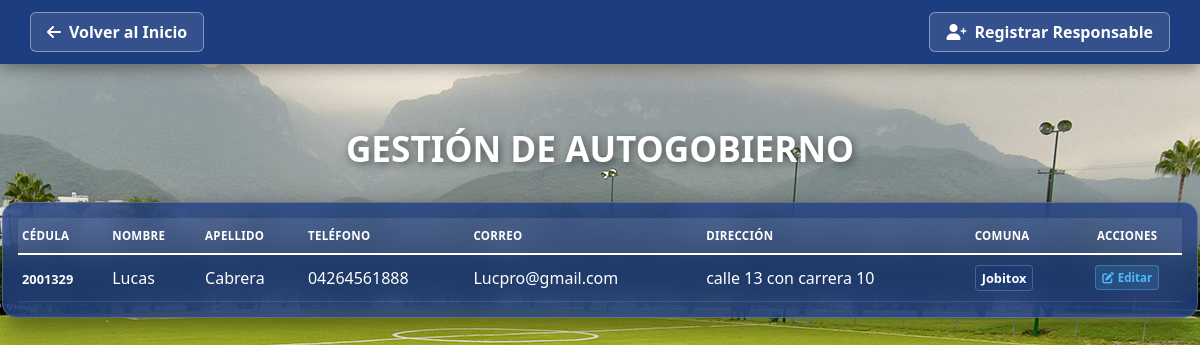
The page /vista/ver_autogobierno.php (signed in) on the database as committed earlier.
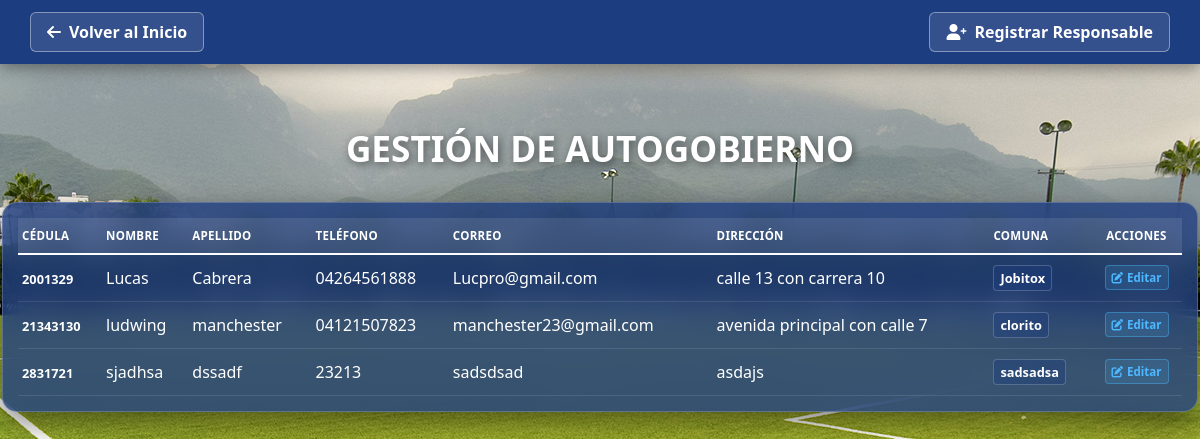
The same page on the database as committed later.
### tables this page shows
CREATE TABLE `autogobierno` (
  `id` int(11) NOT NULL,
  `nombre` varchar(100) NOT NULL,
  `apellido` varchar(100) NOT NULL,
  `cedula` varchar(20) NOT NULL,
  `telefono` varchar(20) NOT NULL,
  `correo` varchar(150) NOT NULL,
  `comuna` varchar(150) NOT NULL,
  `direccion` text NOT NULL
);

### controlador/controlador_autogobierno.php (called while the page is built, shortened)
<?php
require_once 'conexion.php';
$limite = 10;
$pagina = isset($_GET['pagina']) ? (int)$_GET['pagina'] : 1;
$inicio = ($pagina - 1) * $limite;
$query = "SELECT id, nombre, apellido, cedula, telefono, correo, direccion, comuna
          FROM autogobierno
          ORDER BY nombre ASC, apellido ASC
          LIMIT ? OFFSET ?";
$stmt = $conexion->prepare($query);
$stmt->bind_param("ii", $limite, $inicio);
$stmt->execute();
$resultado = $stmt->get_result();
?>

### vista/ver_autogobierno.php (the view, shortened to what this page needs)
<?php
require_once '../controlador/controlador_autogobierno.php';
?>
<!DOCTYPE html>
<html lang="es">
<head>
    <link rel="stylesheet" href="../estilo/style5.css">
    <link rel="stylesheet" href="https://cdnjs.cloudflare.com/ajax/libs/font-awesome/6.0.0/css/all.min.css">
</head>
<body>
    <header class="main-header">
        <div class="header-container">
            <a href="../vista/inicio.php" class="btn-back">
                <i class="fas fa-arrow-left"></i> Volver al Inicio
            </a>
            <a href="registrar_autogobierno.php" class="btn-back">
                <i class="fas fa-user-plus"></i> Registrar Responsable
            </a>
        </div>
    </header>
    <main class="central-container">
        <h1 class="main-title">Gestión de Autogobierno</h1>
        <div class="glass-table-container">
            <?php if (isset($resultado) && $resultado && $resultado->num_rows > 0): ?>
                <table class="user-table">
                    <thead>
                        <tr>
                            <th>Cédula</th>
                            <th>Nombre</th>
                            <th>Apellido</th>
                            <th>Teléfono</th>
                            <th>Correo</th>
                            <th>Dirección</th>
                            <th>Comuna</th>
                            <th style="text-align: center;">Acciones</th>
                        </tr>
                    </thead>
                    <tbody>
                        <?php while($row = $resultado->fetch_assoc()): ?>
                            <tr>
                                <td><strong><?php echo htmlspecialchars($row['cedula']); ?></strong></td>
                                <td><?php echo htmlspecialchars($row['nombre']); ?></td>
                                <td><?php echo htmlspecialchars($row['apellido']); ?></td>
                                <td><?php echo htmlspecialchars($row['telefono']); ?></td>
                                <td><?php echo htmlspecialchars($row['correo']); ?></td>
                                <td><?php echo htmlspecialchars($row['direccion']); ?></td>
                                <td>
                                    <span class="badge-antiguedad">
                                        <?php echo htmlspecialchars($row['comuna']); ?>
                                    </span>
                                </td>
                                <td class="action-cell">
                                    <div class="action-buttons-wrapper">
                                        <a href="editar_autogobierno.php?id=<?php echo $row['id']; ?>" class="btn-table edit">
                                            <i class="fas fa-edit"></i> Editar
                                        </a>
                                    </div>
                                </td>
                            </tr>
                        <?php endwhile; ?>
                    </tbody>
                </table>
            <?php endif; ?>
        </div>
    </main>
</body>
</html>

Rows that differ between the two databases and show on the page:
added autogobierno: cedula "21343130", nombre "ludwing", apellido "manchester", telefono "04121507823", correo "manchester23@gmail.com", direccion "avenida principal con calle 7", comuna "clorito"
added autogobierno: cedula "2831721", nombre "sjadhsa", apellido "dssadf", telefono "23213", correo "sadsdsad", direccion "asdajs", comuna "sadsadsa"
